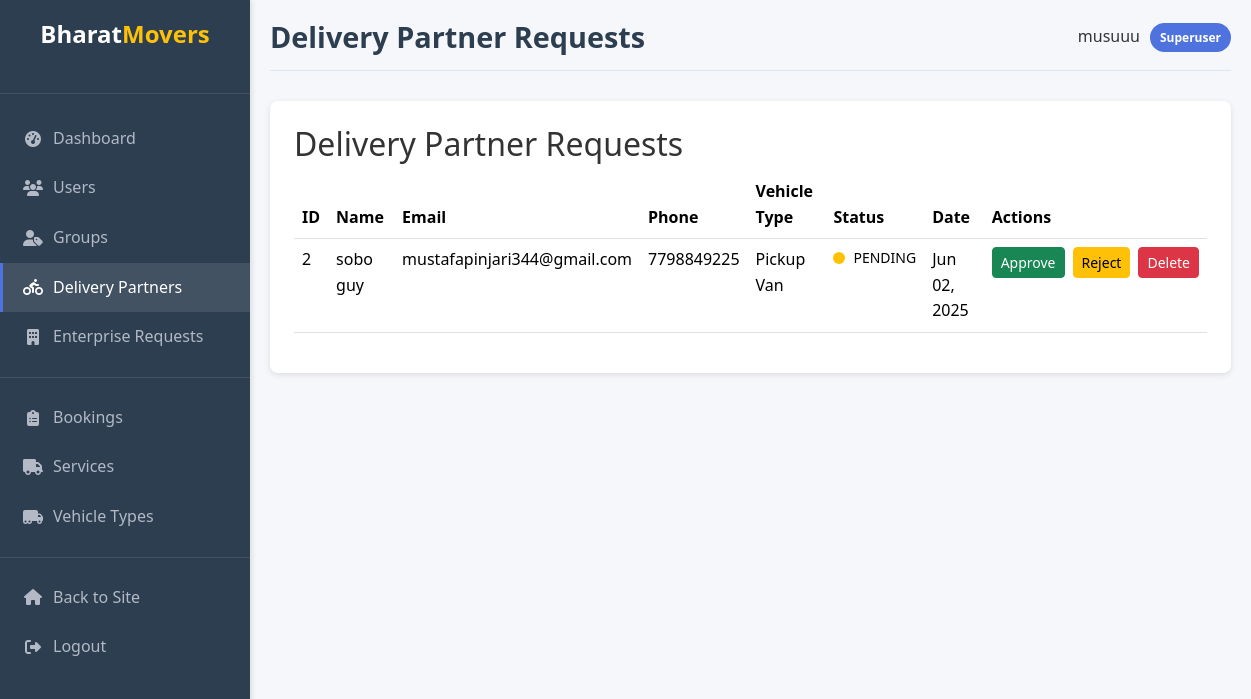
The app's page /accounts/admin/delivery-partners/ (signed in), older data.
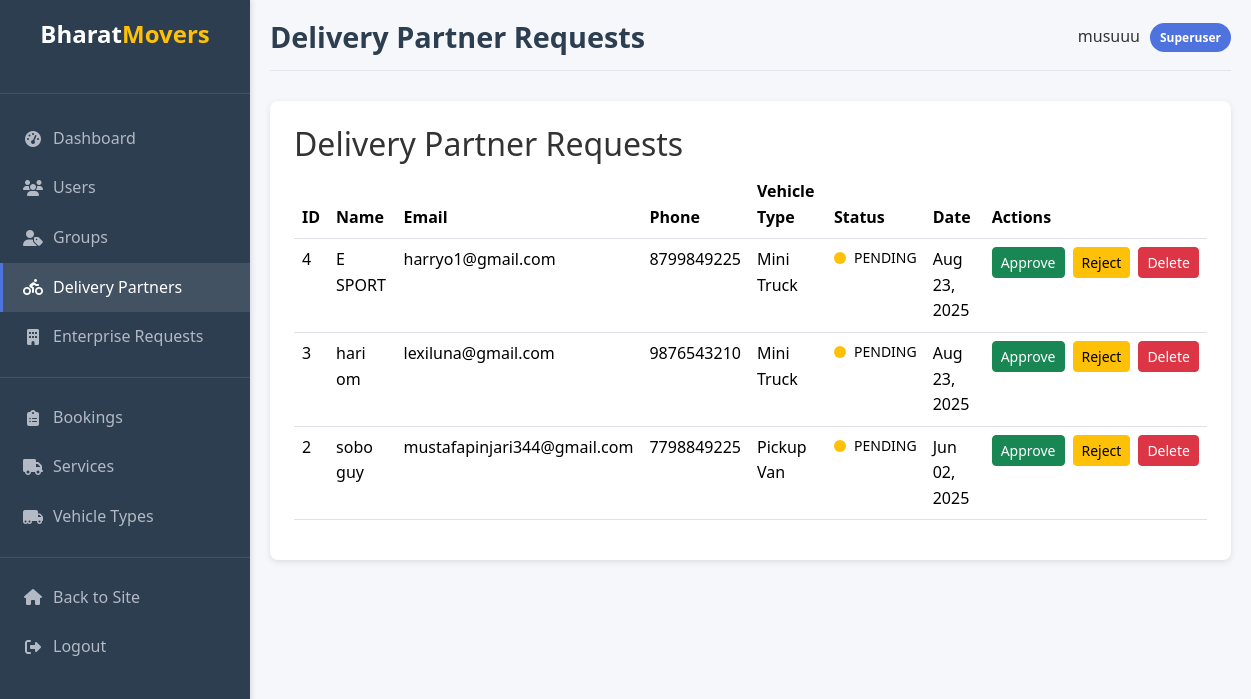
The same page, newer data.
### accounts/models.py (models this page shows, shortened)
class CustomUser(AbstractUser):
    USER_TYPE_CHOICES = [
        ('CUSTOMER', 'Customer'),
        ('ADMIN', 'Admin'),
        ('DRIVER', 'Driver')
    ]
    email = models.EmailField(unique=True)
    phone_number = models.CharField(max_length=15)
    address = models.TextField(blank=True)
    user_type = models.CharField(max_length=10, choices=USER_TYPE_CHOICES, default='CUSTOMER')
    is_customer = models.BooleanField(default=True)
    is_driver = models.BooleanField(default=False)
    department = models.CharField(max_length=50, blank=True)
    designation = models.CharField(max_length=50, blank=True)
    join_date = models.DateTimeField(auto_now_add=True)
    email_notifications = models.BooleanField(default=True)
    sms_notifications = models.BooleanField(default=True)
    profile_image = models.ImageField(upload_to='profile_images/', blank=True, null=True)
    USERNAME_FIELD = 'email'
    REQUIRED_FIELDS = ['username']

### services/models.py (models this page shows, shortened)
class DeliveryPartnerRequest(models.Model):
    STATUS_CHOICES = (
        ('PENDING', 'Pending'),
        ('APPROVED', 'Approved'),
        ('REJECTED', 'Rejected'),
    )
    user = models.ForeignKey('accounts.CustomUser', on_delete=models.CASCADE, related_name='delivery_partner_requests')
    first_name = models.CharField(max_length=100)
    last_name = models.CharField(max_length=100)
    email = models.EmailField()
    phone_number = models.CharField(max_length=15)
    vehicle_type = models.CharField(max_length=50)
    status = models.CharField(max_length=20, choices=STATUS_CHOICES, default='PENDING')
    admin_notes = models.TextField(blank=True, null=True)
    created_at = models.DateTimeField(auto_now_add=True)
    updated_at = models.DateTimeField(auto_now=True)
    class Meta:
        ordering = ['-created_at']

### accounts/views.py (the view, shortened to what this page needs)
# urls.py: path('admin/delivery-partners/', views.admin_delivery_partners, name='admin_delivery_partners'),
@login_required
@user_passes_test(lambda u: u.is_superuser or u.is_staff)
def admin_delivery_partners(request):
    from services.models import DeliveryPartnerRequest
    delivery_requests = DeliveryPartnerRequest.objects.all().order_by('-created_at')
    return render(request, 'accounts/admin/delivery_partners.html', {
        'delivery_requests': delivery_requests,
        'active_tab': 'delivery_partners'
    })

### templates/accounts/admin/delivery_partners.html (shortened to what this page needs)
{% extends "accounts/admin/admin_base.html" %}
{% load static %}
{% block admin_title %}Delivery Partner Requests{% endblock %}
{% block admin_content %}
<div class="admin-card">
    <div class="admin-card-header">
        <h2>Delivery Partner Requests</h2>
    </div>
    <div class="admin-card-body">
        {% if delivery_requests %}
        <div class="table-responsive">
            <table class="table table-hover">
                <thead>
                    <tr>
                        <th>ID</th>
                        <th>Name</th>
                        <th>Email</th>
                        <th>Phone</th>
                        <th>Vehicle Type</th>
                        <th>Status</th>
                        <th>Date</th>
                        <th>Actions</th>
                    </tr>
                </thead>
                <tbody>
                    {% for request in delivery_requests %}
                    <tr>
                        <td>{{ request.id }}</td>
                        <td>{{ request.first_name }} {{ request.last_name }}</td>
                        <td>{{ request.email }}</td>
                        <td>{{ request.phone_number }}</td>
                        <td>{{ request.vehicle_type }}</td>
                        <td>
                            <div class="status-display">
                                <span class="status-badge status-{{ request.status|lower }}"></span>
                                <span class="status-text">{{ request.status }}</span>
                            </div>
                        </td>
                        <td>{{ request.created_at|date:"M d, Y" }}</td>
                        <td>
                            <div class="d-flex gap-2">
                                {% if request.status == 'PENDING' %}
                                <form method="post" action="{% url 'accounts:admin_delivery_partners' %}">
                                    <button type="submit" class="btn btn-sm btn-success">Approve</button>
                                </form>
                                <form method="post" action="{% url 'accounts:admin_delivery_partners' %}">
                                    <button type="submit" class="btn btn-sm btn-warning">Reject</button>
                                </form>
                                {% endif %}
                                <form method="post" action="{% url 'accounts:admin_delivery_partners' %}">
                                    <button type="submit" class="btn btn-sm btn-danger" onclick="return confirm('Are you sure you want to delete this request?');">Delete</button>
                                </form>
                            </div>
                        </td>
                    </tr>
                    {% endfor %}
                </tbody>
            </table>
        </div>
        {% else %}
        <div class="empty-state">
            <i class="fas fa-truck-moving fa-3x"></i>
            <p>No delivery partner requests found.</p>
        </div>
        {% endif %}
    </div>
</div>
{% endblock %}

### templates/accounts/admin/admin_base.html (shortened to what this page needs)
{% load static %}
<!DOCTYPE html>
<html lang="en">
<head>
    <link href="https://cdn.jsdelivr.net/npm/bootstrap@5.3.2/dist/css/bootstrap.min.css" rel="stylesheet">
    <link rel="stylesheet" href="https://cdnjs.cloudflare.com/ajax/libs/font-awesome/6.4.0/css/all.min.css">
    <link rel="stylesheet" href="https://cdn.jsdelivr.net/npm/flatpickr/dist/flatpickr.min.css">
    <link rel="stylesheet" href="{% static 'css/admin.css' %}">
</head>
<body class="admin-body">
    <div class="admin-container">
        <div class="admin-sidebar">
            <div class="admin-logo">
                <h1 class="text-center text-white mb-4">Bharat<span class="text-warning">Movers</span></h1>
            </div>
            <a href="{% url 'accounts:admin_dashboard' %}" class="nav-link {% if active_tab == 'dashboard' %}active{% endif %}">
                <i class="fas fa-tachometer-alt"></i> <span>Dashboard</span>
            </a>
            <a href="{% url 'accounts:admin_users' %}" class="nav-link {% if active_tab == 'users' %}active{% endif %}">
                <i class="fas fa-users"></i> <span>Users</span>
            </a>
            <a href="{% url 'accounts:admin_groups' %}" class="nav-link {% if active_tab == 'groups' %}active{% endif %}">
                <i class="fas fa-user-tag"></i> <span>Groups</span>
            </a>
            <a href="{% url 'accounts:admin_delivery_partners' %}" class="nav-link {% if active_tab == 'delivery_partners' %}active{% endif %}">
                <i class="fas fa-biking"></i> <span>Delivery Partners</span>
            </a>
            <a href="{% url 'accounts:admin_enterprise_requests' %}" class="nav-link {% if active_tab == 'enterprise_requests' %}active{% endif %}">
                <i class="fas fa-building"></i> <span>Enterprise Requests</span>
            </a>
            <div class="sidebar-divider"></div>
            <a href="{% url 'accounts:admin_bookings' %}" class="nav-link {% if active_tab == 'bookings' %}active{% endif %}">
                <i class="fas fa-clipboard-list"></i> <span>Bookings</span>
            </a>
            <a href="{% url 'accounts:admin_services' %}" class="nav-link {% if active_tab == 'services' %}active{% endif %}">
                <i class="fas fa-truck"></i> <span>Services</span>
            </a>
            <a href="{% url 'accounts:admin_vehicle_types' %}" class="nav-link {% if active_tab == 'vehicle_types' %}active{% endif %}">
                <i class="fas fa-truck-moving"></i> <span>Vehicle Types</span>
            </a>
            <div class="sidebar-divider"></div>
            <a href="{% url 'home' %}" class="nav-link">
                <i class="fas fa-home"></i> <span>Back to Site</span>
            </a>
            <a href="{% url 'accounts:logout' %}" class="nav-link">
                <i class="fas fa-sign-out-alt"></i> <span>Logout</span>
            </a>
        </div>
        <div class="admin-content">
            <div class="admin-header">
                <h1 class="admin-title">{% block admin_title %}Admin Panel{% endblock %}</h1>
                <div class="admin-user-info">
                    <span>{{ request.user.get_full_name|default:request.user.email }}</span>
                    <span class="admin-badge">{% if request.user.is_superuser %}Superuser{% else %}Staff{% endif %}</span>
                </div>
            </div>
            {% block admin_content %}{% endblock %}
        </div>
    </div>
</body>
</html>

### static/css/admin.css (style rules this page uses)
.admin-card { background-color: #fff; border-radius: 8px; box-shadow: 0 2px 6px rgba(0, 0, 0, 0.1); padding: 1.5rem; margin-bottom: 1.5rem; }
.status-badge { display: inline-block; width: 12px; height: 12px; border-radius: 50%; margin-right: 0.5rem; }
.status-pending { background-color: #ffc107; }
.admin-sidebar { background-color: #343a40; min-height: calc(100vh - 56px); }
.admin-sidebar .nav-link { color: rgba(255, 255, 255, 0.75); padding: 0.75rem 1.25rem; border-left: 3px solid transparent; }
.admin-sidebar .nav-link.active { color: #fff; border-left: 3px solid #007bff; background-color: rgba(0, 123, 255, 0.2); }
.admin-sidebar .nav-link i { margin-right: 0.5rem; width: 20px; text-align: center; }
:root { --primary: #FF6B00; --primary-dark: #E55E00; --primary-light: #FF8C3F; --secondary: #343A40; --light: #F8F9FA; --dark: #212529; --success: #28A745; --danger: #DC3545; --warning: #FFC107; --info: #17A2B8; --gray: #6C757D; --gray-light: #E9ECEF; --border-radius: 0.5rem; --box-shadow: 0 0.5rem 1rem rgba(0, 0, 0, 0.15); --transition: all 0.3s ease; }
body.admin-body { background-color: #f5f7fa; font-family: 'Segoe UI', Tahoma, Geneva, Verdana, sans-serif; color: #333; line-height: 1.6; margin: 0; padding: 0; }
.admin-container { display: flex; min-height: 100vh; }
.admin-sidebar { width: 250px; background: #2c3e50; color: #fff; padding: 20px 0; box-shadow: 2px 0 5px rgba(0, 0, 0, 0.1); position: fixed; height: 100%; overflow-y: auto; z-index: 1000; }
.admin-logo { padding: 0 20px 20px; border-bottom: 1px solid rgba(255, 255, 255, 0.1); margin-bottom: 20px; }
.admin-logo h1 { font-size: 1.5rem; font-weight: 700; margin: 0; }
.admin-sidebar .nav-link { color: #b3b9c5; padding: 12px 20px; display: flex; align-items: center; text-decoration: none; transition: all 0.3s ease; border-left: 3px solid transparent; }
.admin-sidebar .nav-link i { margin-right: 10px; width: 20px; text-align: center; }
.admin-sidebar .nav-link:hover, .admin-sidebar .nav-link.active { background: rgba(255, 255, 255, 0.1); color: #fff; border-left-color: #4e73df; }
.sidebar-divider { height: 1px; background: rgba(255, 255, 255, 0.1); margin: 15px 0; }
.admin-content { flex: 1; margin-left: 250px; padding: 20px; }
.admin-header { display: flex; justify-content: space-between; align-items: center; margin-bottom: 30px; padding-bottom: 15px; border-bottom: 1px solid #e0e6ed; }
.admin-title { font-size: 1.8rem; font-weight: 600; color: #2c3e50; margin: 0; }
.admin-user-info { display: flex; align-items: center; gap: 10px; }
.admin-badge { background: #4e73df; color: white; padding: 5px 10px; border-radius: 15px; font-size: 0.75rem; font-weight: 600; }
.status-badge.status-pending { background-color: #ffc107; }
.status-display { display: flex; align-items: center; }
.status-text { font-size: 0.875rem; font-weight: 500; }

Row changes from the older to the newer data that the page shows:
added DeliveryPartnerRequest: id "4", first_name "E", last_name "SPORT", email "harryo1@gmail.com", phone_number "8799849225", vehicle_type "Mini Truck", status "PENDING", created_at "Aug 23, 2025"
added DeliveryPartnerRequest: id "3", first_name "hari", last_name "om", email "lexiluna@gmail.com", phone_number "9876543210", vehicle_type "Mini Truck", status "PENDING", created_at "Aug 23, 2025"
